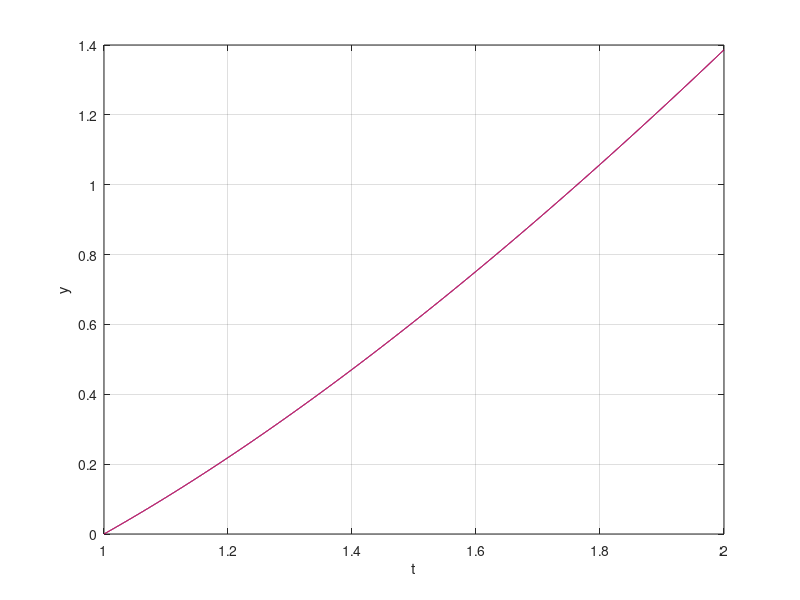

Recreate this plot in MATLAB.
f = @(t,y) 1 + y./t;
sol = @(t) t.*log(t);
t0 = 1;
tf = 2;
x0 = 0;

h = sqrt(2)/10^4;
disp(sprintf('h = %0.14f',h));
n = ceil((tf-t0)/h);

result = zeros(n+1,6);
h = (tf-t0)/n;
result(1,1) = 0;
result(1,2) = t0;
result(1,3) = x0; 
result(1,4) = sol(t0);
result(1,5) = 0;
result(1,6) = 0;
for k=1:1:n
    ki = k+1;
    result(ki,1) = k;
    result(ki,2) = t0 + k*h;
    result(ki,3) = result(k,3) + h.*f(result(k,2),result(k,3));
    result(ki,4) = sol(result(ki,2));
    result(ki,5) = result(ki,3) - result(ki,4);
    result(ki,6) = abs(result(ki,5)/result(ki,4));
end

plot(result(:,2),result(:,3),'b');
grid on
hold on
plot(result(:,2),result(:,4),'r');
xlabel('t')
ylabel('y')


disp(sprintf('n = %5d',n));
disp(sprintf('h = %0.14f',h));
disp(sprintf('t = %5d',result(n+1,2)));
disp(sprintf('w_n = %0.7f',result(n+1,3)));
disp(sprintf('y_n = %0.7f',result(n+1,4)));
disp(sprintf('abs. error = %0.7f',result(n+1,5)));
disp(sprintf('rel. error = %0.7f',result(n+1,6)));
